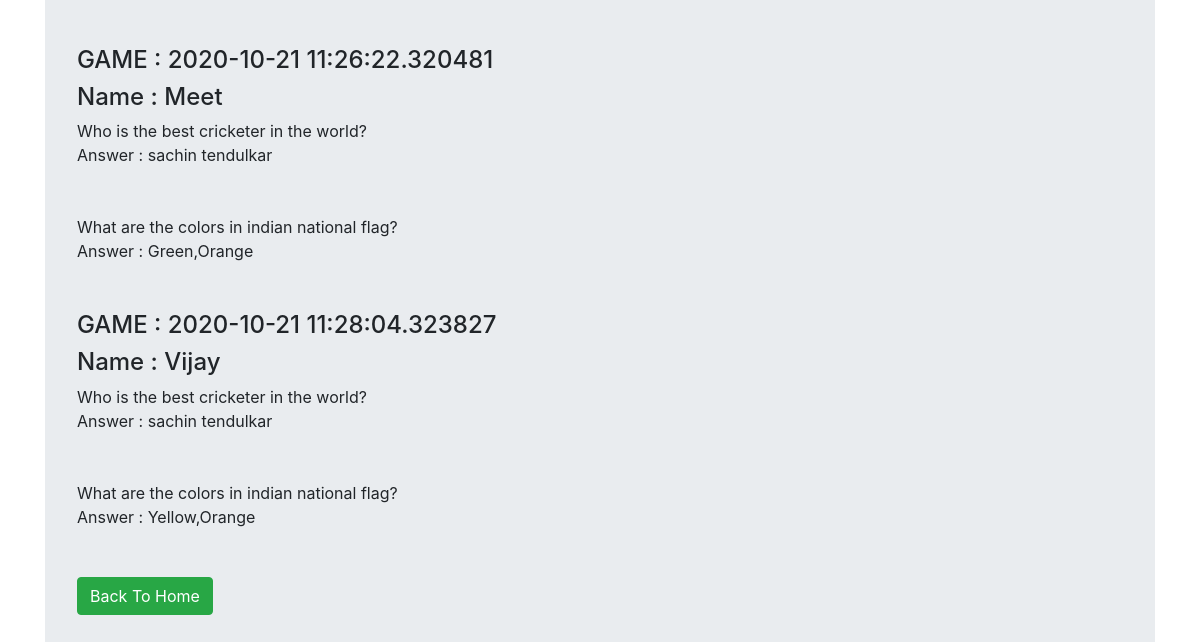
Before: /history/ (lower part) with the older database file.
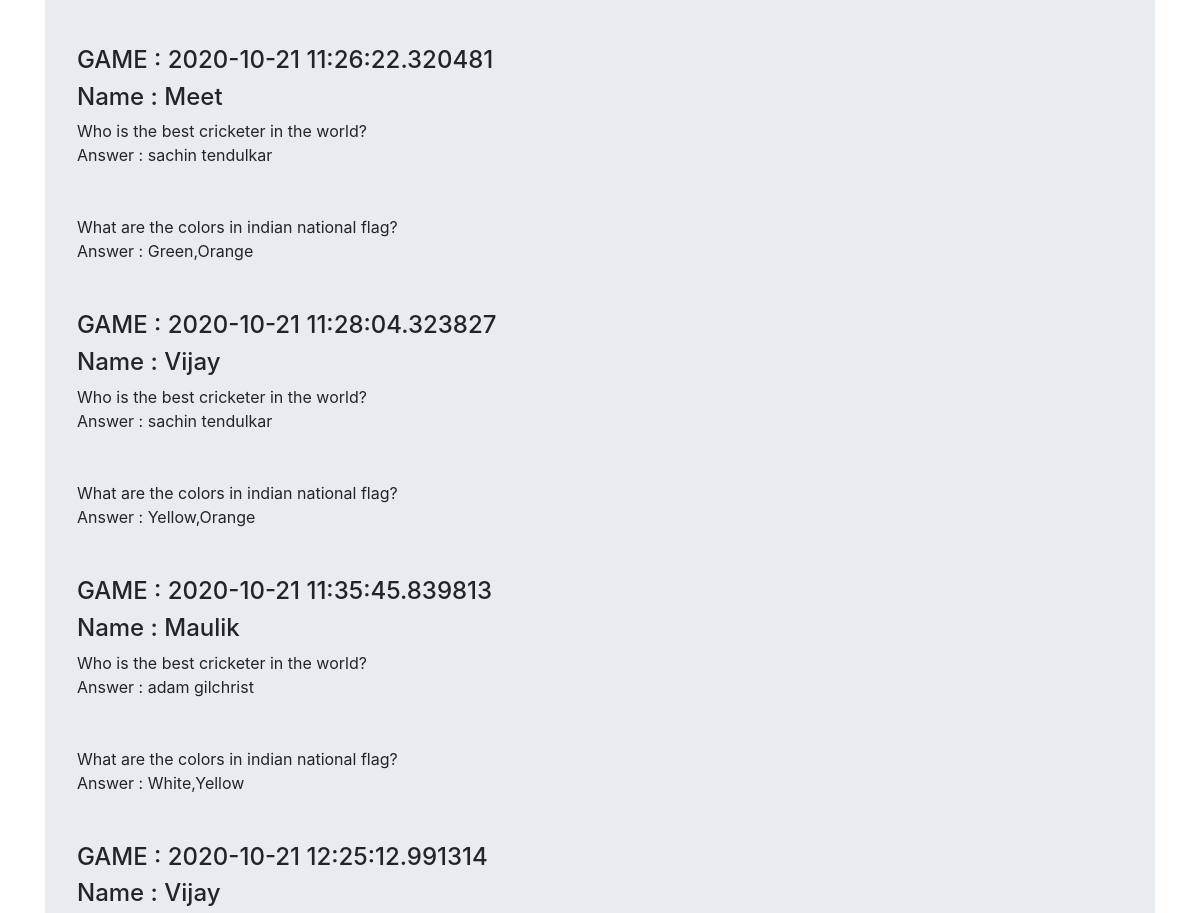
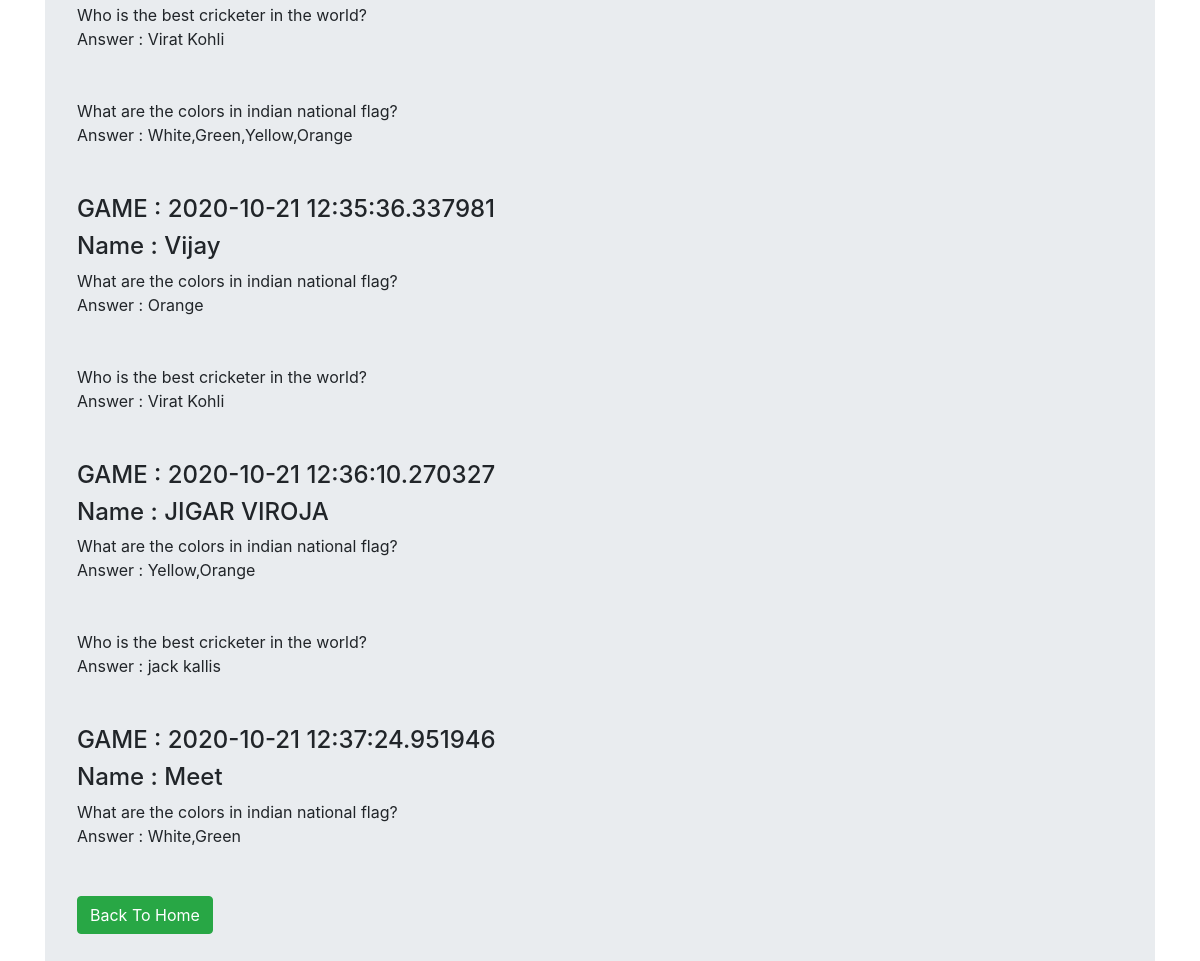
After: the same page with the newer database file (2 pictures, top to bottom).
### Trivia_App/models.py (models this page shows, shortened)
class FinalResult(models.Model):
    name = models.CharField(max_length=20, null=True)
    question = models.CharField(max_length=200, null=True)
    option = models.CharField(max_length=100, null=True)
    time = models.CharField(max_length=100, null=True)

### Trivia_App/views.py (the view)
# urls.py: path('history/', views.history, name='History'),
def history(request):
    result = FinalResult.objects.all()
    return render(request, 'history.html', {'result': result})

### Trivia_App/templatetags/my_tags.py (called while the page is built)
@register.filter
def modulo(num, value):
    return num % value

### Trivia_App/templates/history.html
{% extends "base.html" %}
{% block body_block %}
<h1>History of Quiz</h1><br>
{% load my_tags %}
{% for data in result %}
{% if forloop.counter|modulo:2 == 1 %}
<h4>GAME : {{data.time }} </h4>
<h4>Name : {{data.name }} </h4>
{% endif %}
{{data.question }}<br>
Answer : {{data.option }}<br>
<br>
<br>
{% endfor %}
<a href="/" class="btn btn-success">Back To Home</a>
{% endblock %}

Changed rows visible on the page:
added FinalResult: time "2020-10-21 11:35:45.839813", name "Maulik", question "Who is the best cricketer in the world?", option "adam gilchrist"
added FinalResult: question "What are the colors in indian national flag?", option "White,Yellow"
added FinalResult: time "2020-10-21 12:25:12.991314", name "Vijay", question "Who is the best cricketer in the world?", option "Virat Kohli"
added FinalResult: question "What are the colors in indian national flag?", option "White,Green,Yellow,Orange"
added FinalResult: time "2020-10-21 12:35:36.337981", name "Vijay", question "What are the colors in indian national flag?", option "Orange"
added FinalResult: question "Who is the best cricketer in the world?", option "Virat Kohli"
added FinalResult: time "2020-10-21 12:36:10.270327", name "JIGAR VIROJA", question "What are the colors in indian national flag?", option "Yellow,Orange"
added FinalResult: question "Who is the best cricketer in the world?", option "jack kallis"
added FinalResult: time "2020-10-21 12:37:24.951946", name "Meet", question "What are the colors in indian national flag?", option "White,Green"
